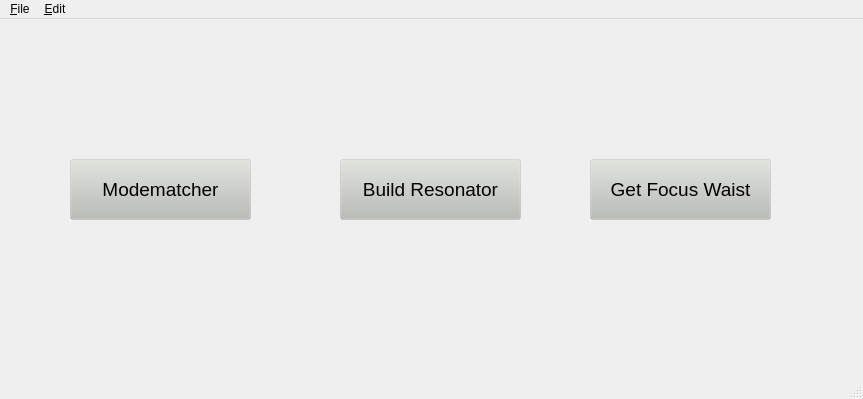
<?xml version="1.0" encoding="UTF-8"?>
<ui version="4.0">
 <class>MainWindow</class>
 <widget class="QMainWindow" name="MainWindow">
  <property name="geometry">
   <rect>
    <x>0</x>
    <y>0</y>
    <width>863</width>
    <height>399</height>
   </rect>
  </property>
  <property name="font">
   <font>
    <strikeout>false</strikeout>
    <stylestrategy>PreferAntialias</stylestrategy>
   </font>
  </property>
  <property name="windowTitle">
   <string>GrayCAD 2 powered by LQO</string>
  </property>
  <property name="styleSheet">
   <string notr="true"/>
  </property>
  <property name="tabShape">
   <enum>QTabWidget::Triangular</enum>
  </property>
  <widget class="QWidget" name="centralwidget">
   <widget class="QPushButton" name="button_modematcher">
    <property name="geometry">
     <rect>
      <x>70</x>
      <y>140</y>
      <width>181</width>
      <height>61</height>
     </rect>
    </property>
    <property name="font">
     <font>
      <family>MS Sans Serif</family>
      <pointsize>14</pointsize>
     </font>
    </property>
    <property name="styleSheet">
     <string notr="true">background-color: rgba(186, 189, 182, 50);</string>
    </property>
    <property name="text">
     <string>Modematcher</string>
    </property>
    <property name="flat">
     <bool>false</bool>
    </property>
   </widget>
   <widget class="QPushButton" name="pushButton_2">
    <property name="geometry">
     <rect>
      <x>590</x>
      <y>140</y>
      <width>181</width>
      <height>61</height>
     </rect>
    </property>
    <property name="font">
     <font>
      <family>MS Sans Serif</family>
      <pointsize>14</pointsize>
     </font>
    </property>
    <property name="styleSheet">
     <string notr="true">background-color: rgba(186, 189, 182, 50);</string>
    </property>
    <property name="text">
     <string>Get Focus Waist</string>
    </property>
    <property name="flat">
     <bool>false</bool>
    </property>
   </widget>
   <widget class="QPushButton" name="button_build_resonator">
    <property name="geometry">
     <rect>
      <x>340</x>
      <y>140</y>
      <width>181</width>
      <height>61</height>
     </rect>
    </property>
    <property name="font">
     <font>
      <family>MS Sans Serif</family>
      <pointsize>14</pointsize>
     </font>
    </property>
    <property name="styleSheet">
     <string notr="true">background-color: rgba(186, 189, 182, 50);</string>
    </property>
    <property name="text">
     <string>Build Resonator</string>
    </property>
    <property name="flat">
     <bool>false</bool>
    </property>
   </widget>
  </widget>
  <widget class="QMenuBar" name="menubar">
   <property name="geometry">
    <rect>
     <x>0</x>
     <y>0</y>
     <width>863</width>
     <height>22</height>
    </rect>
   </property>
   <property name="tabletTracking">
    <bool>true</bool>
   </property>
   <widget class="QMenu" name="menu_File">
    <property name="title">
     <string>&amp;File</string>
    </property>
    <addaction name="action_Open"/>
    <addaction name="action_Save"/>
    <addaction name="action_Save_as"/>
    <addaction name="action_Exit"/>
   </widget>
   <widget class="QMenu" name="menu_Edit">
    <property name="title">
     <string>&amp;Edit</string>
    </property>
    <addaction name="action_Library"/>
   </widget>
   <addaction name="menu_File"/>
   <addaction name="menu_Edit"/>
  </widget>
  <widget class="QStatusBar" name="statusbar"/>
  <action name="action_Open">
   <property name="text">
    <string>&amp;Open Project</string>
   </property>
  </action>
  <action name="action_Save">
   <property name="text">
    <string>&amp;Save</string>
   </property>
  </action>
  <action name="action_Exit">
   <property name="text">
    <string>&amp;Exit</string>
   </property>
  </action>
  <action name="action_Save_as">
   <property name="text">
    <string>Save as ...</string>
   </property>
  </action>
  <action name="action_Library">
   <property name="text">
    <string>&amp;Library</string>
   </property>
  </action>
 </widget>
 <resources/>
 <connections/>
</ui>
